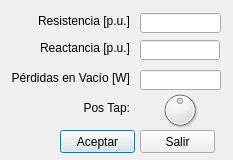
<?xml version="1.0" encoding="UTF-8"?>
<ui version="4.0">
 <class>Dialog</class>
 <widget class="QDialog" name="Dialog">
  <property name="windowModality">
   <enum>Qt::ApplicationModal</enum>
  </property>
  <property name="geometry">
   <rect>
    <x>0</x>
    <y>0</y>
    <width>233</width>
    <height>160</height>
   </rect>
  </property>
  <property name="windowTitle">
   <string>Parámetros</string>
  </property>
  <property name="modal">
   <bool>true</bool>
  </property>
  <widget class="QPushButton" name="cmdAceptar">
   <property name="geometry">
    <rect>
     <x>60</x>
     <y>130</y>
     <width>75</width>
     <height>23</height>
    </rect>
   </property>
   <property name="text">
    <string>Aceptar</string>
   </property>
   <property name="shortcut">
    <string>Return</string>
   </property>
  </widget>
  <widget class="QPushButton" name="cmdSalir">
   <property name="geometry">
    <rect>
     <x>140</x>
     <y>130</y>
     <width>75</width>
     <height>23</height>
    </rect>
   </property>
   <property name="text">
    <string>Salir</string>
   </property>
   <property name="shortcut">
    <string>Esc</string>
   </property>
  </widget>
  <widget class="QLabel" name="label_5">
   <property name="geometry">
    <rect>
     <x>10</x>
     <y>13</y>
     <width>120</width>
     <height>16</height>
    </rect>
   </property>
   <property name="text">
    <string>Resistencia [p.u.]</string>
   </property>
   <property name="alignment">
    <set>Qt::AlignRight|Qt::AlignTrailing|Qt::AlignVCenter</set>
   </property>
  </widget>
  <widget class="QLineEdit" name="txtRpu">
   <property name="geometry">
    <rect>
     <x>140</x>
     <y>13</y>
     <width>81</width>
     <height>20</height>
    </rect>
   </property>
   <property name="inputMethodHints">
    <set>Qt::ImhFormattedNumbersOnly</set>
   </property>
   <property name="maxLength">
    <number>10</number>
   </property>
  </widget>
  <widget class="QLabel" name="label_8">
   <property name="geometry">
    <rect>
     <x>10</x>
     <y>40</y>
     <width>120</width>
     <height>16</height>
    </rect>
   </property>
   <property name="text">
    <string>Reactancia [p.u.]</string>
   </property>
   <property name="alignment">
    <set>Qt::AlignRight|Qt::AlignTrailing|Qt::AlignVCenter</set>
   </property>
  </widget>
  <widget class="QLineEdit" name="txtPo">
   <property name="geometry">
    <rect>
     <x>140</x>
     <y>70</y>
     <width>81</width>
     <height>20</height>
    </rect>
   </property>
   <property name="inputMethodHints">
    <set>Qt::ImhFormattedNumbersOnly</set>
   </property>
   <property name="maxLength">
    <number>10</number>
   </property>
  </widget>
  <widget class="QLabel" name="label_10">
   <property name="geometry">
    <rect>
     <x>10</x>
     <y>70</y>
     <width>120</width>
     <height>16</height>
    </rect>
   </property>
   <property name="text">
    <string>Pérdidas en Vacío [W]</string>
   </property>
   <property name="alignment">
    <set>Qt::AlignRight|Qt::AlignTrailing|Qt::AlignVCenter</set>
   </property>
  </widget>
  <widget class="QLineEdit" name="txtXpu">
   <property name="geometry">
    <rect>
     <x>140</x>
     <y>40</y>
     <width>80</width>
     <height>20</height>
    </rect>
   </property>
   <property name="inputMethodHints">
    <set>Qt::ImhFormattedNumbersOnly</set>
   </property>
   <property name="maxLength">
    <number>20</number>
   </property>
  </widget>
  <widget class="QLabel" name="lbl_tap">
   <property name="geometry">
    <rect>
     <x>10</x>
     <y>100</y>
     <width>120</width>
     <height>16</height>
    </rect>
   </property>
   <property name="text">
    <string>Pos Tap:</string>
   </property>
   <property name="alignment">
    <set>Qt::AlignRight|Qt::AlignTrailing|Qt::AlignVCenter</set>
   </property>
  </widget>
  <widget class="QDial" name="dial">
   <property name="geometry">
    <rect>
     <x>160</x>
     <y>90</y>
     <width>40</width>
     <height>40</height>
    </rect>
   </property>
   <property name="minimum">
    <number>1</number>
   </property>
   <property name="maximum">
    <number>5</number>
   </property>
   <property name="value">
    <number>3</number>
   </property>
  </widget>
 </widget>
 <resources/>
 <connections/>
</ui>
